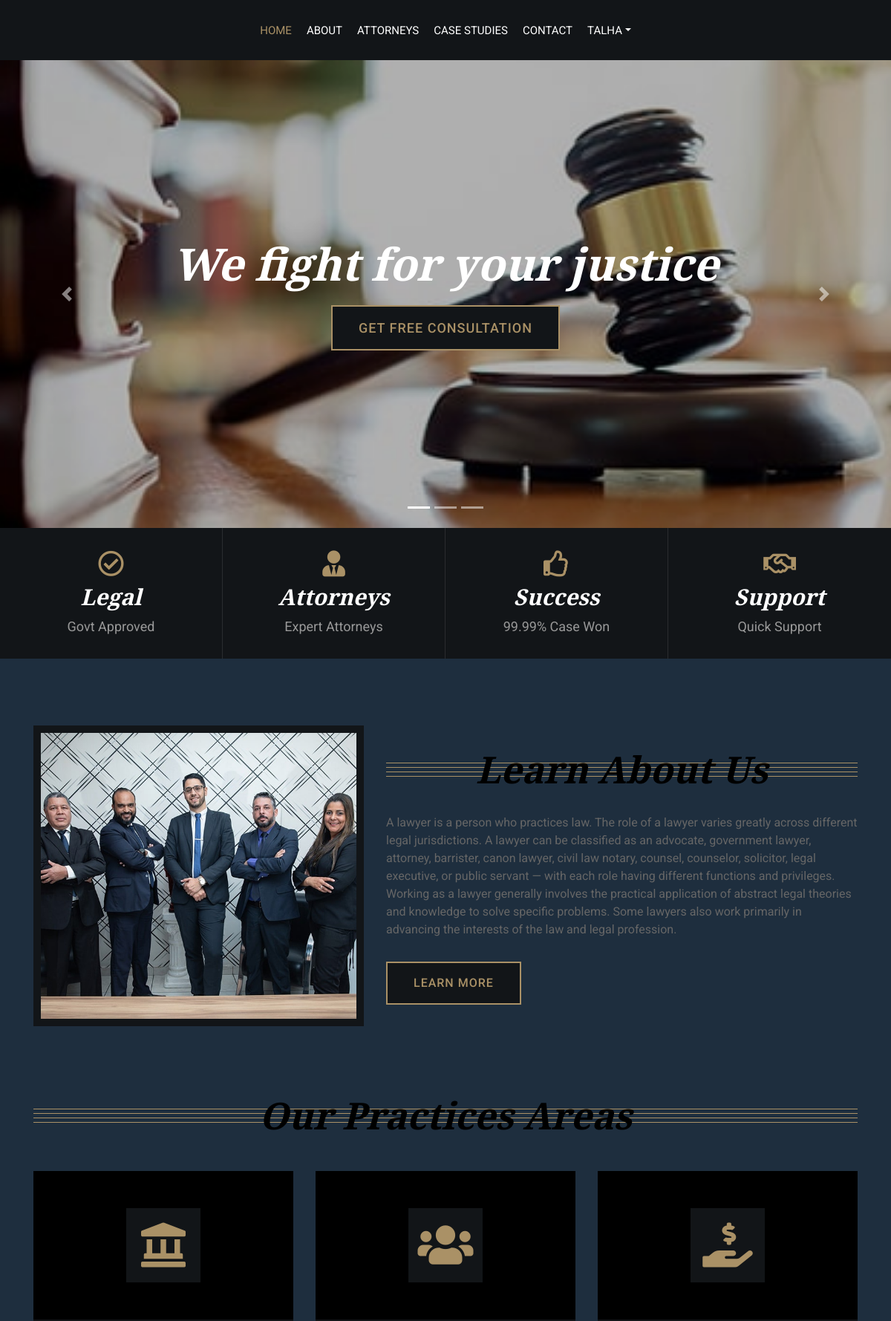
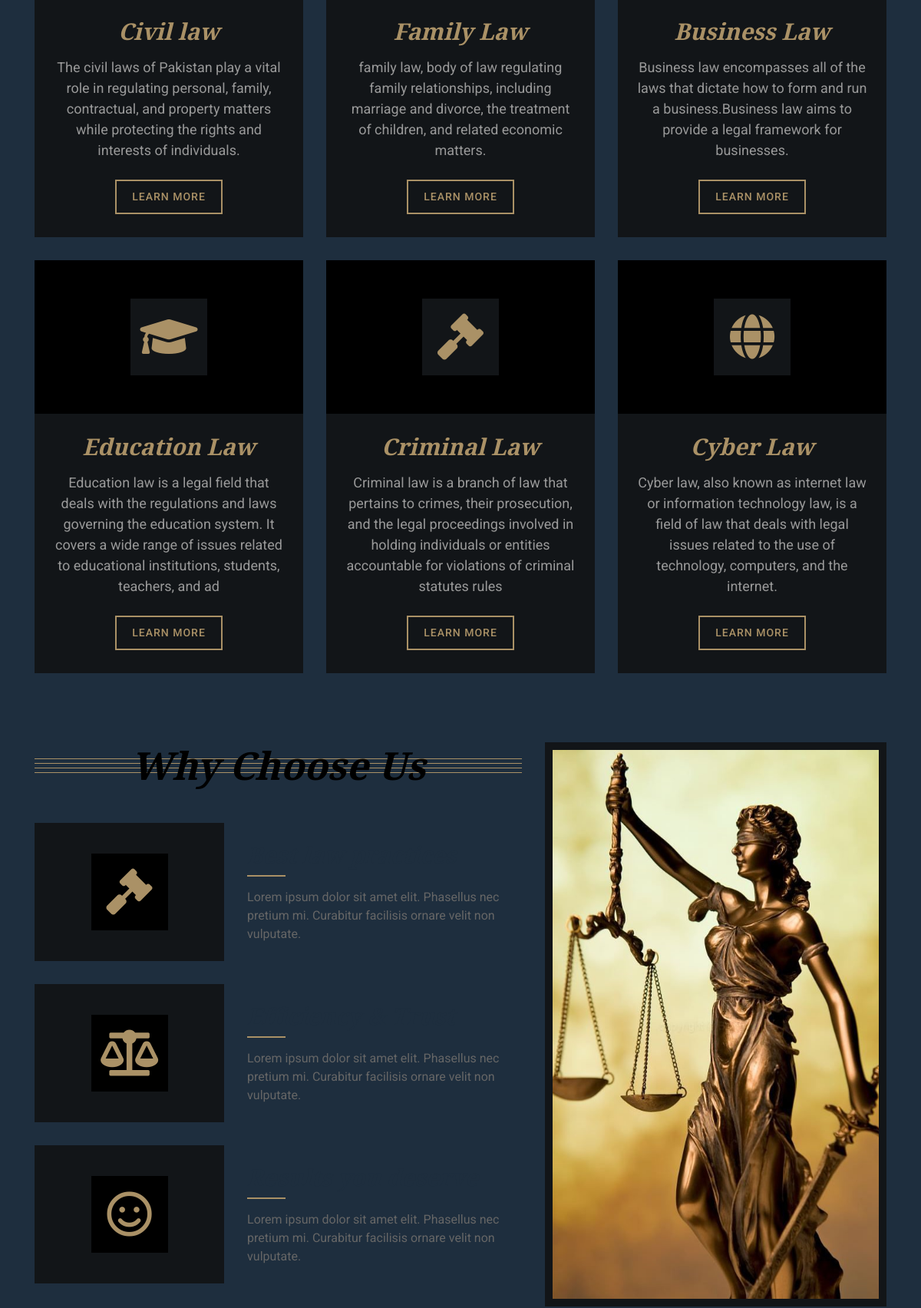
Page /index.php (signed in, upper part) on the committed database (2 pictures, top to bottom).
### tables this page shows
CREATE TABLE `law` (
  `law_id` int(11) NOT NULL,
  `law_name` varchar(255) NOT NULL,
  `law_description` varchar(200) NOT NULL,
  `law_logo` varchar(200) NOT NULL,
  `type` varchar(200) NOT NULL,
  `status` varchar(200) NOT NULL
);

### index.php (the view, shortened to what this page needs)
<?php require "hader/navbar.php" ?>
<?php require "connection/connection.php" ?>
<?php
$law_sql = "SELECT * FROM `law`";
$law_prepare = $connection->prepare($law_sql);
$law_prepare->execute();
$law_fetch = $law_prepare->fetchAll(PDO::FETCH_ASSOC);
?>
            <div id="carousel" class="carousel slide" data-ride="carousel">
                <ol class="carousel-indicators">
                    <li data-target="#carousel" data-slide-to="0" class="active"></li>
                    <li data-target="#carousel" data-slide-to="1"></li>
                    <li data-target="#carousel" data-slide-to="2"></li>
                </ol>
                <div class="carousel-inner">
                    <div class="carousel-item active">
                        <img src="img/portfolio-2.jpg" alt="Carousel Image">
                        <div class="carousel-caption">
                            <h1 class="animated fadeInLeft">We fight for your justice</h1>
                            <a class="btn animated fadeInUp" href="#">Get free consultation</a>
                        </div>
                    </div>
                </div>
                <a class="carousel-control-prev" href="#carousel" role="button" data-slide="prev">
                    <span class="carousel-control-prev-icon" aria-hidden="true"></span>
                </a>
                <a class="carousel-control-next" href="#carousel" role="button" data-slide="next">
                    <span class="carousel-control-next-icon" aria-hidden="true"></span>
                </a>
            </div>
            <div class="feature-top">
                <div class="container-fluid">
                    <div class="row align-items-center">
                        <div class="col-md-3 col-sm-6">
                            <div class="feature-item">
                                <i class="far fa-check-circle"></i>
                                <h3>Legal</h3>
                                <p>Govt Approved</p>
                            </div>
                        </div>
                        <div class="col-md-3 col-sm-6">
                            <div class="feature-item">
                                <i class="fa fa-user-tie"></i>
                                <h3>Attorneys</h3>
                                <p>Expert Attorneys</p>
                            </div>
                        </div>
                        <div class="col-md-3 col-sm-6">
                            <div class="feature-item">
                                <i class="far fa-thumbs-up"></i>
                                <h3>Success</h3>
                                <p>99.99% Case Won</p>
                            </div>
                        </div>
                        <div class="col-md-3 col-sm-6">
                            <div class="feature-item">
                                <i class="far fa-handshake"></i>
                                <h3>Support</h3>
                                <p>Quick Support</p>
                            </div>
                        </div>
                    </div>
                </div>
            </div>
            <div class="about">
                <div class="container">
                    <div class="row align-items-center">
                        <div class="col-lg-5 col-md-6">
                            <div class="about-img">
                                <img src="img/about.jpg" alt="Image">
                            </div>
                        </div>
                        <div class="col-lg-7 col-md-6">
                            <div class="section-header">
                                <h2>Learn About Us</h2>
                            </div>
                            <div class="about-text">
                            <p>A lawyer is a person who practices law. The role of a lawyer varies greatly across different legal jurisdictions. A lawyer can be classified as an advocate, government lawyer, attorney, barrister, canon lawyer, civil law notary, counsel, counselor, solicitor, legal executive, or public servant — with each role having different functions and privileges. Working as a lawyer generally involves the practical application of abstract legal theories and knowledge to solve specific problems. Some lawyers also work primarily in advancing the interests of the law and legal profession.</p>
                                <a class="btn" href="about.php">Learn More</a>
                            </div>
                        </div>
                    </div>
                </div>
            </div>
            <div class="service">
                <div class="container">
                    <div class="section-header">
                        <h2>Our Practices Areas</h2>
                    </div>
                    <div class="row">
<?php
foreach($law_fetch as $data){
?>
                        <div class="col-lg-4 col-md-6">
                            <div class="service-item">
                                <div class="service-icon">
                                    <i class="<?php echo $data['law_logo']?>"></i>
                                </div>
                                <h3><?php echo $data['law_name']?></h3>
                                <p><?php echo $data['law_description']?></p>
                                <a class="btn" href="single.php?type=<?php echo $data['type']?>" >Learn More</a>
                            </div>
                        </div>
<?php
}
?>
</div>
                </div>
            </div>
            <div class="feature">
                <div class="container">
                    <div class="row">
                        <div class="col-md-7">
                            <div class="section-header">
                                <h2>Why Choose Us</h2>
                            </div>
                            <div class="row align-items-center feature-item">
                                <div class="col-5">
                                    <div class="feature-icon">
                                        <i class="fa fa-gavel"></i>
                                    </div>
                                </div>
                                <div class="col-7">
                                    <h3>Best law practices</h3>
                                    <p>
                                        Lorem ipsum dolor sit amet elit. Phasellus nec pretium mi. Curabitur facilisis ornare velit non vulputate.
                                    </p>
                                </div>
                            </div>
                            <div class="row align-items-center feature-item">
                                <div class="col-5">
                                    <div class="feature-icon">
                                        <i class="fa fa-balance-scale"></i>
                                    </div>
                                </div>
                                <div class="col-7">
                                    <h3>Efficiency & Trust</h3>
                                    <p>
                                        Lorem ipsum dolor sit amet elit. Phasellus nec pretium mi. Curabitur facilisis ornare velit non vulputate.
                                    </p>
                                </div>
                            </div>
                            <div class="row align-items-center feature-item">
                                <div class="col-5">
                                    <div class="feature-icon">
                                        <i class="far fa-smile"></i>
                                    </div>
                                </div>
                                <div class="col-7">
                                    <h3>Results you deserve</h3>
                                    <p>
                                        Lorem ipsum dolor sit amet elit. Phasellus nec pretium mi. Curabitur facilisis ornare velit non vulputate.
                                    </p>
                                </div>
                            </div>
                        </div>
                        <div class="col-md-5">
                            <div class="feature-img">
                                <img src="img/feature.jpg" alt="Feature">
                            </div>
                        </div>
                    </div>
                </div>
            </div>
    </body>
</html>

### rows in the picture
law: law_name "Civil law", law_description "The civil laws of Pakistan play a vital role in regulating personal, family, contractual, and property matters while protecting the rights and interests of individuals."
law: law_name "Family Law", law_description "family law, body of law regulating family relationships, including marriage and divorce, the treatment of children, and related economic matters."
law: law_name "Business Law", law_description "Business law encompasses all of the laws that dictate how to form and run a business.Business law aims to provide a legal framework for businesses."
law: law_name "Education Law", law_description "Education law is a legal field that deals with the regulations and laws governing the education system. It covers a wide range of issues related to educational institutions, students, teachers, and ad"
law: law_name "Criminal Law", law_description "Criminal law is a branch of law that pertains to crimes, their prosecution, and the legal proceedings involved in holding individuals or entities accountable for violations of criminal statutes rules"
law: law_name "Cyber Law", law_description "Cyber law, also known as internet law or information technology law, is a field of law that deals with legal issues related to the use of technology, computers, and the internet."

### other values in the picture
$_SESSION['username'] "TALHA"
